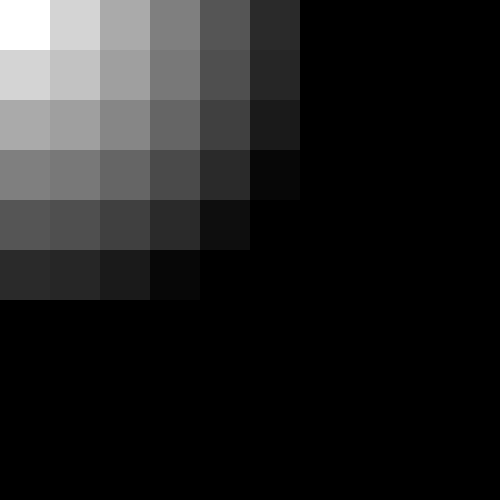
Frame 1 (no input)
Frame 60 (the mouse pressed at the canvas centre just before this capture): identical to frame 1, image omitted
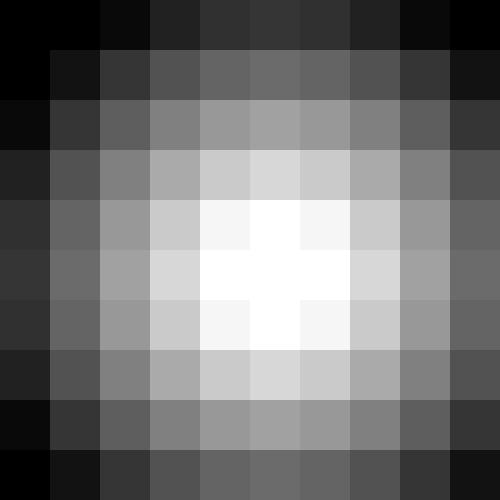
Frame 120 (the mouse held since frame 60 and released just before this capture)

The Processing sketch that drew these frames (run headless with seeded random() and noise(); from frame 60 on, the mouse is pressed at the canvas centre):

// Processing sketch: sketch_SunAndMoon
// ── sketch_SunAndMoon.pde
float manX = width/2;
float manY = height/2;
float v = 0;

void setup() {
  size(500, 500);
  noStroke();
  //background(0);
}
void draw() {
  /*//mouse control
  if (manX>0) {
    v-- ;
  } else if (manX<0) {
    v++ ;
  } else if (manY>0) {
    v-- ;
  } else if (manY<0) {
    v++ ;
  } else {
    
  }
  
  if (v < 3 || v >0){
    v = v + 1;
  }
  if (key == 'w') {
    manY = manY - v;
  } else if (key == 's') {
    manY = manY + v;
  } else if (key == 'd') {
    manX = manX + v;
  } else if (key == 'a') {
    manX = manX - v;
  } else {
    manX = 0;
    manY = 0;
  }

  if (manX > 1000 || manX<0){
   manX = -manX; 
  }
  
  if (manY > 1000 || manY<0){
   manY = -manY; 
  }
  */
  //background(0);
  
  //mouse movement
  manX = mouseX;
  manY = mouseY;
  for (int i=0; i<width; i=i+50) {
    for (int j=0; j<height; j=j+50) {
      float d = dist(i, j, manX, manY);
      float red = map(d, mouseY*255/1000, 300, 255, 0);
      float green = map(d, (mouseX+mouseY)*255/2000, 300, 255, 0);
      float blue = map(d, mouseX*255/1000, 300, 255, 0);
      //int roundNum = (int) Math.ceil(mouseX*255/1000);
      fill(red, green, blue);
      //stroke(grey,0,0);
      rect(i, j, 50, 50);
      //fill(0,0, 255-grey);
      //rect(i+grey*1/255, j+grey*1/255, 5, 5);
    }
  }
}
